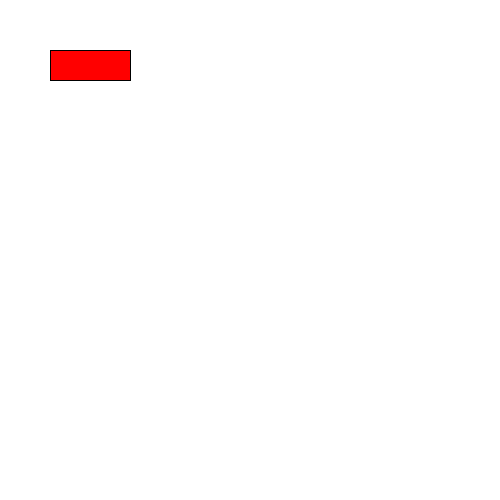
Frame 1 (no input)
Frame 60 (the mouse pressed at the canvas centre just before this capture): identical to frame 1, image omitted
Frame 120 (the mouse held since frame 60 and released just before this capture): identical to frame 1, image omitted

The Processing sketch that drew this single still picture (run headless with seeded random() and noise(); from frame 60 on, the mouse is pressed at the canvas centre):

// Processing sketch: button_rect
// ── button_rect.pde
/* Button - Rectangular
 Rectangular buttons are less intuitive than circular buttons,
 but they're actually pretty easy. Think about it: what do we
 mean when we're talking about clicking on a rectangular button?
 - The mouse is clicked/released in a certain area
 - That certain area is a rectangle
 - That rectangle has left-hand side (its xpos) and a
 right-hand side (its xpos plus its width)
 - That rectangle has a top side (its ypos) and a bottom
 side (its ypos plus its height)
 
 So what are we really checking for? To see if the mouse,
 when it's clicked/released, is WITHIN this area--that is,
 greater than the xPos but less than the xPos + width,
 and greater than the yPos, but less than the yPos + width.
 
 Think nested logic here!
 */

int xPos;
int yPos;
int rectWidth;
int rectHeight;

boolean isGreen; // Boolean that determines whether the button is green

void setup() {
  size(500, 500);

  // Here are some arbitrary values for our button variables.
  xPos = 50;
  yPos = 50;
  rectWidth = 80;
  rectHeight = 30;
}

void draw() {
  background(255);
  // Let's draw our button.
  if (isGreen == true) {
    fill(0, 255, 0);
  } else {
    fill(255, 0, 0);
  }
  rect(xPos, yPos, rectWidth, rectHeight);
  
}

void mouseReleased() {
  if (mouseX > xPos && mouseX < xPos + width) { // If we're within the rectangle horizontally...
   if (mouseY > yPos && mouseY < yPos + width) { // AND vertically...
    // ... do this stuff.
    isGreen = !isGreen; // Reverses the boolean isGreen--true to false, or false to true
    // Let's print the value of isGreen just to see.
    println("isGreen equals: " + isGreen);
   } 
  }
}
